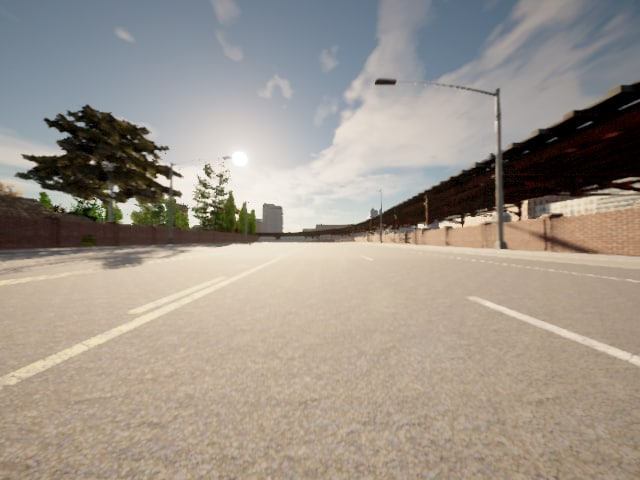
#> input picture bohdanData/img.png, 640 x 480 px
$ python detect_lines.py
#> lines starting #> are read from the running program, lines starting #| are printed output that depends on the picture; after the words box and inside, x2 and y2 are one past the last pixel; in counts of white or black regions, pixels touching at a corner belong together
### lines_filter.py
import cv2 as cv
import numpy as np
import math


# [31 lines left out: function filter_lines, not called in this run]


def distance(line, p):
    p1 = np.array([line[0], line[1]])
    p2 = np.array([line[2], line[3]])
    p3 = np.array([p[0], p[1]])
    return np.linalg.norm(np.cross(p2 - p1, p1 - p3)) / np.linalg.norm(p2 - p1)


def remove_roi_lines(src, lines):
    """
    Removes lines which are close to roi
    :param src: image
    :param lines: list of lines
    :return: ist of lines
    """
    size = src.shape[0], src.shape[1], 3
    h, w = size[:2]

    ppt = np.array([
        [0, 0.66 * h, 0.25 * w, 0.5 * h],
        [0.25 * w, 0.5 * h, 0.75 * w, 0.5 * h],
        [0.75 * w, 0.5 * h, w, 0.66 * h],
    ], np.int32)

    res = []
    max_distance = 10

    for line in range(len(lines)):
        l = lines[line][0]
        same = [False, False]
        for roi_line in range(len(ppt)):
            same[0] = distance(ppt[roi_line], l[:2]) <= max_distance
            same[1] = distance(ppt[roi_line], l[2:4]) <= max_distance

            if not (False in same):
                break

        if False in same:
            res.append(lines[line])

    return res


def equal_criteria(line1, line2):
    """
    Checks if two lines are similar
    :param line1: list of 4 coordinates
    :param line2: list of 4 coordinates
    :return: bool
    """
    x11, y11, x12, y12 = line1
    x21, y21, x22, y22 = line2

    # Angle between lines should be quite small
    length1 = math.sqrt(pow(y11 - y12, 2) + pow(x11 - x12, 2))
    length2 = math.sqrt(pow(y21 - y22, 2) + pow(x21 - x22, 2))

    product = (x11 - x12) * (x21 - x22) + (y11 - y12) * (y21 - y22)

    if abs(product / (length1 * length2)) < math.cos(math.pi / 30):
        return False

    # Distance between centers of segments should be less than half of maximum length of two segments
    mx1, my1 = (x11 + x12) * 0.5, (y11 + y12) * 0.5
    mx2, my2 = (x21 + x22) * 0.5, (y21 + y22) * 0.5
    dist = math.sqrt((mx1 - mx2) * (mx1 - mx2) + (my1 - my2) * (my1 - my2))

    if dist > max(length1, length2) * 0.5:
        return False

    return True


def merge_lines(lines):
    """
    Merges lines by specific criteria
    :param lines: list of lines after HoughLinesP
    :return: list of merged lines
    """
    clusters = []
    checked_lines = set()

    for i, line in enumerate(lines):
        if np.array_str(line) in checked_lines:
            continue
        cluster = [line]
        checked_lines.add(np.array_str(line))
        for j, d_line in enumerate(lines[i + 1:]):
            if np.array_str(d_line) in checked_lines:
                continue
            if equal_criteria(line[0], d_line[0]):
                cluster.append(d_line)
                checked_lines.add(np.array_str(d_line))

        clusters.append(np.array(cluster))

    merged_lines = [np.mean(cluster, axis=0) for cluster in clusters]
    casted_lines = [i.astype(np.int32) for i in merged_lines]

    return casted_lines

### detect_lines.py
import cv2 as cv
import numpy as np
from lines_filter import filter_lines, remove_roi_lines, merge_lines


def load_img(filename):
    """
    Loads image
    :param filename: mane of file with image
    :return:  image in np.ndarray
    """
#> called with filename = 'bohdanData/img.png'
    # Loads an image
    src = cv.imread(cv.samples.findFile(filename))
#> src is the input picture: shape (480, 640, 3); mean B, G, R 138.9, 148.9, 157.8
    # Check if image is loaded fine
    if src is None:
        print('Error opening image!')
        return -1
    return src


# [18 lines left out: function white_mask, not called in this run]


def roi(src):
    """
    Selects region of interest from image
    :param src: image in np.ndarray
    :return:  image in np.ndarray
    """
    # initialize image mask
    size = src.shape[0], src.shape[1], 3
    mask = np.zeros(size, dtype=np.uint8)

    # creating polygon shape
    h, w = size[:2]
    ppt = np.array([[0, h], [0, 0.66 * h], [0.25 * w, 0.5 * h], [0.75 * w, 0.5 * h], [w, 0.66 * h], [w, h]],
                   np.int32)
    ppt = ppt.reshape((-1, 1, 2))

    # creating mask with filled polygon
    cv.fillPoly(mask, [ppt], (255, 255, 255))
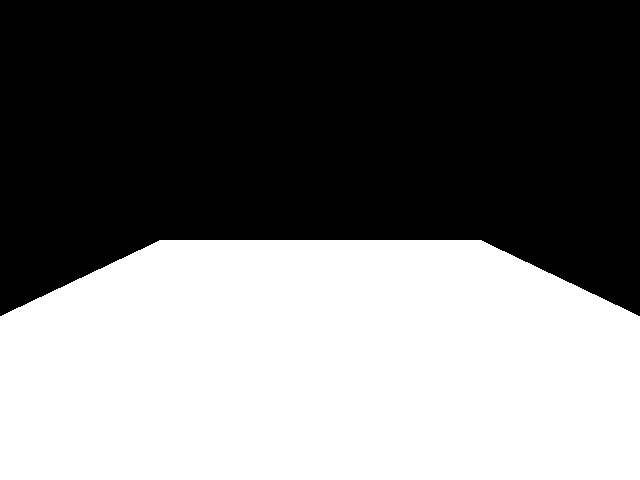
#> mask: shape (480, 640, 3); 46% white; 1 white region, box (x1, y1, x2, y2) and area: (0, 240, 640, 480) 141400

    # apply masking
    masked = cv.bitwise_and(mask, src)
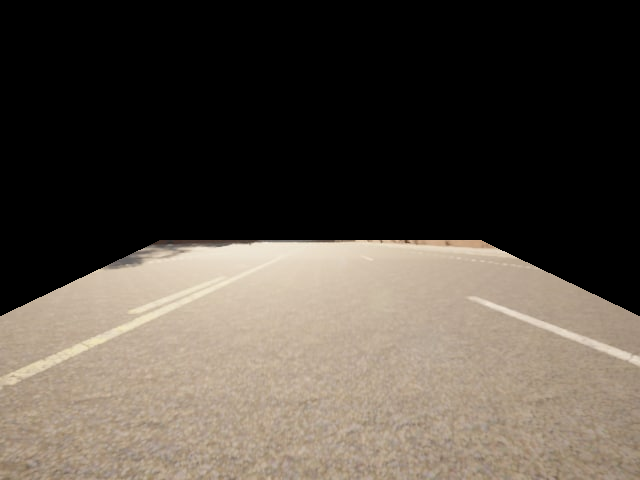
#> masked: shape (480, 640, 3); mean of channels 0, 1, 2 67.7, 77, 85.1; drawn as B, G, R

    return masked


def draw_lines(img, lines):
    """
    Draws lines on image
    :param img: image in np.ndarray
    :param lines: lines to draw
    :return: image with drawn lines
    """
    print(type(img))
    if lines is not None:
        for i in range(0, len(lines)):
            l = lines[i][0]
            cv.line(img, (l[0], l[1]), (l[2], l[3]), (0, 0, 255), 3, cv.LINE_AA)


def detect_lines(filename: str):
    """
    Detects lane in image
    :param filename: image file name
    :return: two lists of lines
    """
    img = load_img(filename)
    cv.imshow("img", img)

    # region of interest
    img = roi(img)
    # cv.imshow("roi", img)

    img = cv.GaussianBlur(img, (5, 5), 0)

    # color mask
    # img = white_mask(img)
    # cv.imshow("Mask", img)

    # Edges
    img = cv.Canny(img, 75, 150)
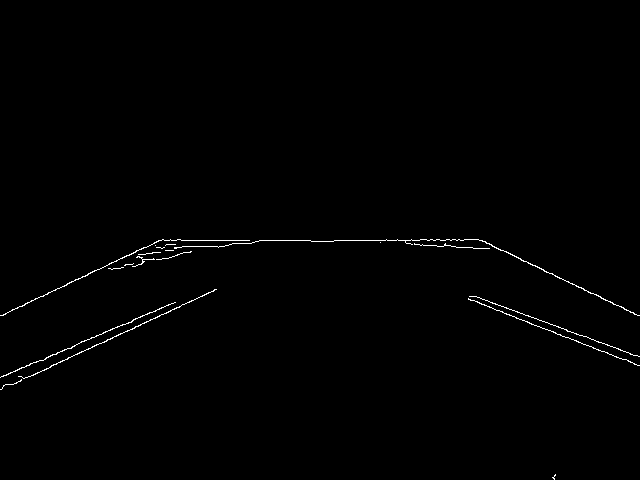
#> img: shape (480, 640); 0.64% white in thin lines or dots, all inside (x1, y1, x2, y2) = (0, 239, 640, 480)
    # cv.imshow("Canny", img)

    # Some blur
    img = cv.GaussianBlur(img, (5, 5), 0)
    # cv.imshow("GaussianBlur", img)

    # Lines
    lines = cv.HoughLinesP(img, 1, np.pi / 180, 200, None, 150, 0)
#> lines = [[151, 241, 491, 241], [152, 240, 488, 240], [149, 242, 465, 242], [253, 239, 487, 239], [332, 238, 484, 238], [0, 388, 218, 291], [0, 386, 218, 289], [0, 375, 177, 304]]

    # removes roi lines
    lines = remove_roi_lines(img, lines)
#> the loop in remove_roi_lines, `for line in range(len(lines)):` made 8 passes
#> l on passes 1 to 8: [151, 241, 491, 241], [152, 240, 488, 240], [149, 242, 465, 242], [253, 239, 487, 239], [332, 238, 484, 238], [0, 388, 218, 291], [0, 386, 218, 289], [0, 375, 177, 304]
#> after the loop in remove_roi_lines, `for line in range(len(lines)):`: res = [[[0, 388, 218, 291]], [[0, 386, 218, 289]], [[0, 375, 177, 304]]]
#> lines has the same summary as res in remove_roi_lines

    # filter for lines
    # lines = filter_lines(lines)

    # cluster lines
    print(f"len(lines): {len(lines)}")
#| len(lines): 3
    lines = merge_lines(lines)
#> the loop in merge_lines, `for i, line in enumerate(lines):` made 3 passes
#> after the loop in merge_lines, `for i, line in enumerate(lines):`: checked_lines = 3 items; clusters = [[[0, 388, 218, 291], [0, 386, 218, 289], [0, 375, 177, 304]]]
#> in merge_lines, `merged_lines = [np.mean(cluster, axis=0) for cluster in clusters]`: merged_lines = [[[0, 383, 204.3, 294.7]]]
#> in merge_lines, `casted_lines = [i.astype(np.int32) for i in merged_lines]`: casted_lines = [[[0, 383, 204, 294]]]
#> lines = [[[0, 383, 204, 294]]]
    # lines = merge_lines(lines)
    print(f"len(lines): {len(lines)}")
#| len(lines): 1
    # print(clusters)

    img_cvt = cv.cvtColor(img, cv.COLOR_GRAY2BGR)

    draw_lines(img_cvt, lines)
#| <class 'numpy.ndarray'>
#> the loop in draw_lines, `for i in range(0, len(lines)):` made 1 pass
#> after the loop in draw_lines, `for i in range(0, len(lines)):`:
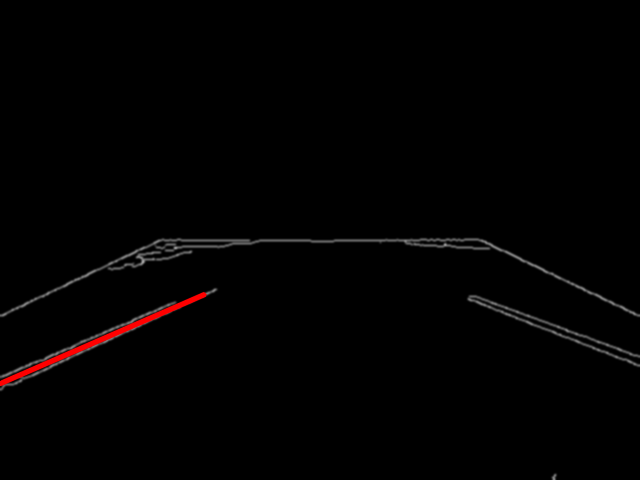
#> img: shape (480, 640, 3); mean B, G, R 1.5, 1.5, 2.5
    #
    # draw_lines(img_cvt, lines[0])
    # draw_lines(img_cvt, lines[1])

    cv.imshow("result", img_cvt)

    cv.waitKey()
    cv.destroyAllWindows()
    return lines


if __name__ == "__main__":
    detect_lines("bohdanData/img.png")
    # detect_lines("bohdanData/.jpg")
    # detect_lines("data/48.png")
    # detect_lines("bohdanData/img2.png")

$ run again, with data/48.png copied over bohdanData/img.png
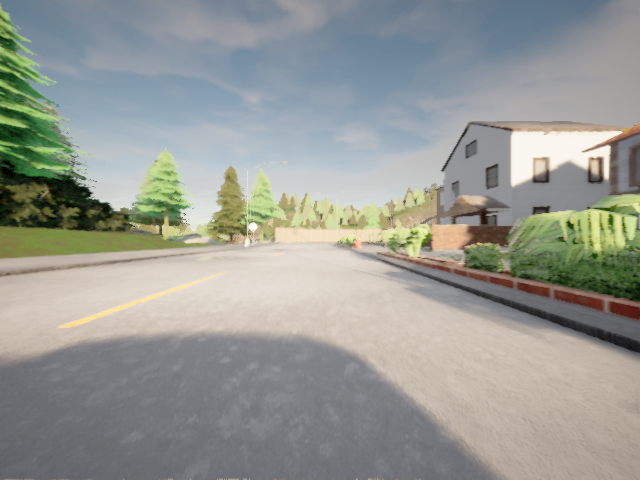
#> input picture data/48.png, 640 x 480 px
#> in load_img, src is the input picture: shape (480, 640, 3); mean B, G, R 147.8, 153.8, 151.2
#> mask: shape (480, 640, 3); 46% white; 1 white region, box (x1, y1, x2, y2) and area: (0, 240, 640, 480) 141400
#> in roi, `masked = cv.bitwise_and(mask, src)`:
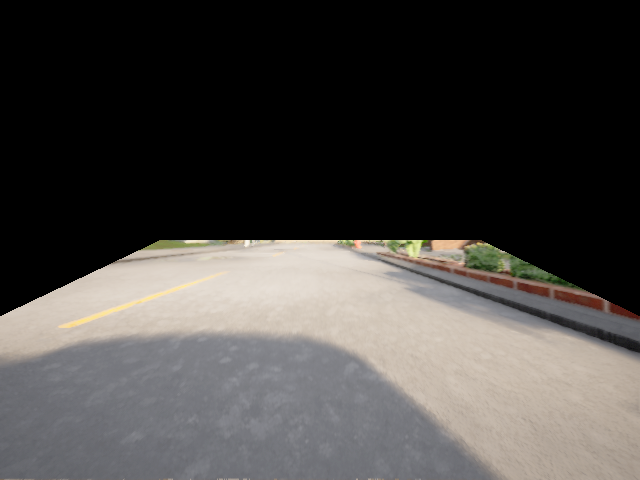
#> masked: shape (480, 640, 3); mean of channels 0, 1, 2 68, 70.3, 73; drawn as B, G, R
#> in detect_lines, `img = cv.GaussianBlur(img, (5, 5), 0)`:
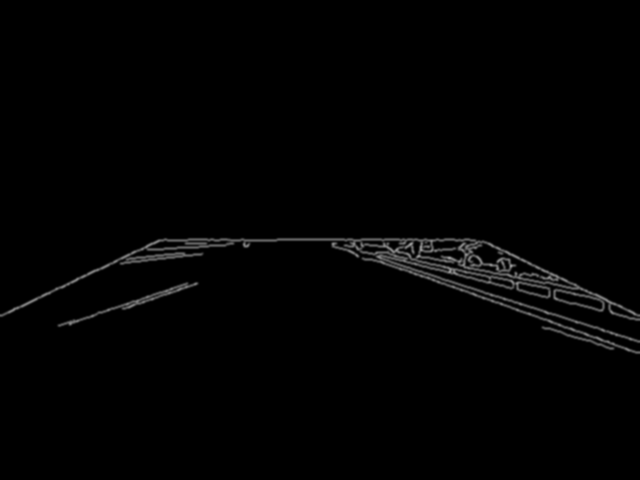
#> img: shape (480, 640); min 0, max 154, mean 2.6
#> in detect_lines, `lines = cv.HoughLinesP(img, 1, np.pi / 180, 200, None, 150, 0)`: lines = 19 rows, first 6: [371, 256, 639, 354], [330, 246, 616, 301], [156, 238, 477, 238], [152, 240, 488, 240], [149, 241, 491, 241], [154, 239, 485, 239]
#> the loop in remove_roi_lines, `for line in range(len(lines)):` made 19 passes
#> l on passes 1 to 8: [371, 256, 639, 354], [330, 246, 616, 301], [156, 238, 477, 238], [152, 240, 488, 240], [149, 241, 491, 241], [154, 239, 485, 239], [363, 253, 639, 342], [368, 257, 637, 354]
#> after the loop in remove_roi_lines, `for line in range(len(lines)):`: res = 15 items, first 6: [[371, 256, 639, 354]], [[330, 246, 616, 301]], [[363, 253, 639, 342]], [[368, 257, 637, 354]], [[442, 273, 605, 310]], [[488, 291, 639, 340]]
#> in detect_lines, `lines = remove_roi_lines(img, lines)`: lines has the same summary as res in remove_roi_lines
#| len(lines): 15
#> the loop in merge_lines, `for i, line in enumerate(lines):` made 15 passes
#> line on passes 3 to 10: [[363, 253, 639, 342]], [[368, 257, 637, 354]], [[442, 273, 605, 310]], [[488, 291, 639, 340]], [[374, 255, 639, 341]], [[392, 263, 566, 320]], [[341, 246, 551, 287]], [[342, 245, 576, 291]]
#> after the loop in merge_lines, `for i, line in enumerate(lines):`: checked_lines = 15 items; clusters = 2 items
#> merged_lines = [[[396.1, 264.2, 617.6, 340.5]], [[374.6, 253.7, 587.1, 297.3]]]
#> casted_lines = [[[396, 264, 617, 340]], [[374, 253, 587, 297]]]
#| len(lines): 2
#| <class 'numpy.ndarray'>
#> the loop in draw_lines, `for i in range(0, len(lines)):` made 2 passes

$ run again, with bohdanData/img2.png copied over bohdanData/img.png
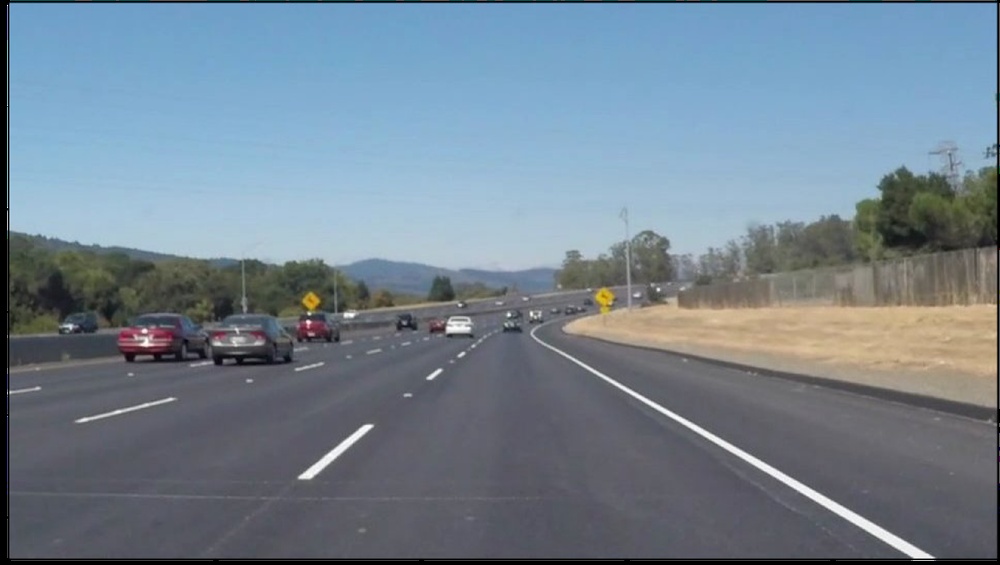
#> input picture bohdanData/img2.png, 1000 x 565 px, shrunk from 3000 x 1695 before the run
#> in load_img, src is the input picture: shape (565, 1000, 3); mean B, G, R 144.1, 130.9, 115.3
#> mask: shape (565, 1000, 3); 46.1% white; 1 white region, box (x1, y1, x2, y2) and area: (0, 282, 1000, 565) 260455
#> in roi, `masked = cv.bitwise_and(mask, src)`:
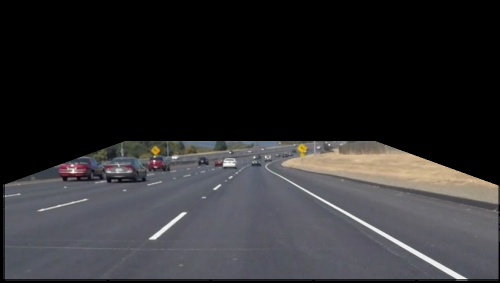
#> masked: shape (565, 1000, 3) (shown at 1/2 size); mean of channels 0, 1, 2 47.5, 45.6, 46.3; drawn as B, G, R
#> in detect_lines, `img = cv.GaussianBlur(img, (5, 5), 0)`:
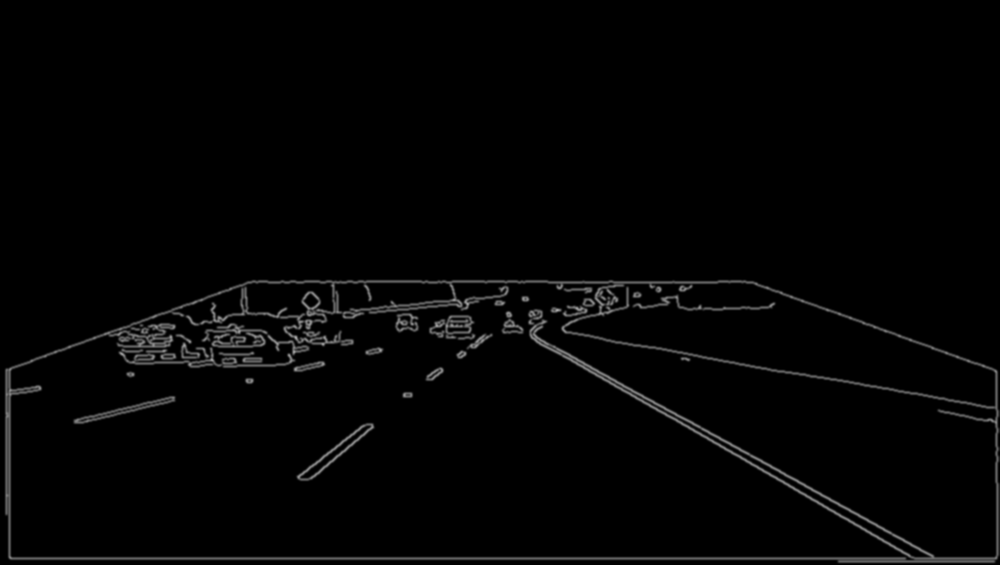
#> img: shape (565, 1000); min 0, max 166, mean 4
#> in detect_lines, `lines = cv.HoughLinesP(img, 1, np.pi / 180, 200, None, 150, 0)`: lines = 23 rows, first 6: [7, 556, 999, 556], [8, 560, 998, 560], [7, 559, 998, 559], [7, 557, 999, 557], [7, 558, 998, 558], [562, 333, 999, 410]
#> the loop in remove_roi_lines, `for line in range(len(lines)):` made 23 passes
#> l on passes 1 to 8: [7, 556, 999, 556], [8, 560, 998, 560], [7, 559, 998, 559], [7, 557, 999, 557], [7, 558, 998, 558], [562, 333, 999, 410], [528, 337, 922, 547], [241, 282, 759, 282]
#> after the loop in remove_roi_lines, `for line in range(len(lines)):`: res = 18 items, first 6: [[7, 556, 999, 556]], [[8, 560, 998, 560]], [[7, 559, 998, 559]], [[7, 557, 999, 557]], [[7, 558, 998, 558]], [[562, 333, 999, 410]]
#> in detect_lines, `lines = remove_roi_lines(img, lines)`: lines has the same summary as res in remove_roi_lines
#| len(lines): 18
#> the loop in merge_lines, `for i, line in enumerate(lines):` made 18 passes
#> line on passes 2, 3, 4, 5, 7, 8, 9, 10: [[8, 560, 998, 560]], [[7, 559, 998, 559]], [[7, 557, 999, 557]], [[7, 558, 998, 558]], [[528, 337, 922, 547]], [[560, 331, 999, 409]], [[788, 370, 998, 407]], [[560, 357, 933, 555]]
#| len(lines): 3
#| <class 'numpy.ndarray'>
#> the loop in draw_lines, `for i in range(0, len(lines)):` made 3 passes
